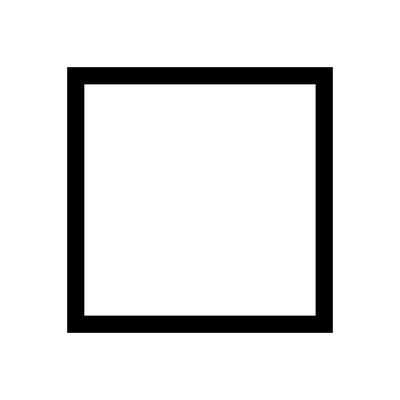
%> input picture lab4/square.jpg, 400 x 400 px
$ octave testo.m   (GNU Octave 9; MATLAB toolbox functions it lacks are replaced by stand-ins)
%> lines starting %> are read from the running program, lines starting %| are printed output that depends on the picture
### lab4/gauss_blurr.m
function smooth = gauss_blurr(img)
    %% Since the Gaussian filter is separable in x and y we can perform Gaussian smoothing by
    %% convolving the input image with a 1D Gaussian filter in the x direction then
    %% convolving the output of this operation with the same 1D Gaussian filter in the y direction.

    %% Gaussian filter of size 5
    %% the Gaussian function is defined f(x) = 1/(sqrt(2*pi)*sigma)*exp(-x.^2/(2*sigma^2))
    x =  -2:2;
    sigma = 1;
    gauss_filter = 1/(sqrt(2*pi)*sigma)*exp(-x.^2/(2*sigma^2));

    %% using the conv2 function and the 'same' option
    %% convolve the input image with the Gaussian filter in the x
    smooth_x = conv2(img, gauss_filter,'same');
    %% convolve smooth_x with the transpose of the Gaussian filter
    smooth = conv2(smooth_x, gauss_filter','same');
end

### lab4/image_gradient.m

function [I_x,I_y] = image_gradient(img)
	%% compute image gradients in the x direction
	%% convolve the image with the derivative filter from the lecture
	%% using the conv2 function and the 'same' option
	dx_filter = [0.5 0 -0.5];
	I_x = conv2(img, dx_filter, 'same');

	%% compute image gradients in the y direction
	%% convolve the image with the derivative filter from the lecture
	%% using the conv2 function and the 'same' option
	dy_filter = [0.5; 0; -0.5];
	I_y = conv2(img, dy_filter, 'same');
end

### lab4/testo.m
img = imread('square.jpg');
%> img is the input picture: size 400x400x3 uint8; min 0, max 255, mean 227.8
imshow(img);
img_gray = double(rgb2gray(img));

smooth = gauss_blurr(img_gray);
[I_x,I_y] = image_gradient(smooth);
%> in image_gradient, `I_x = conv2(img, dx_filter, 'same');`:
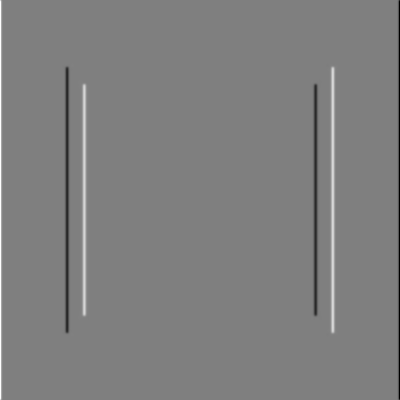
%> I_x: size 400x400 double; min -118.4, max 118.4, mean 0; drawn with min black and max white
%> in image_gradient, `I_y = conv2(img, dy_filter, 'same');`:
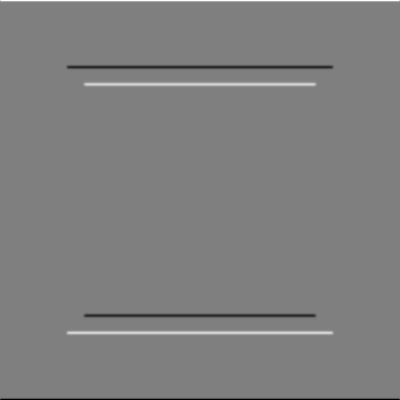
%> I_y: size 400x400 double; min -118.4, max 118.4, mean 0; mean of the top-left, top-right, bottom-left and bottom-right quarters 0.7, 0.7, -0.7, -0.7; drawn with min black and max white
figure;
imshow(I_x);
figure;
imshow(I_y);
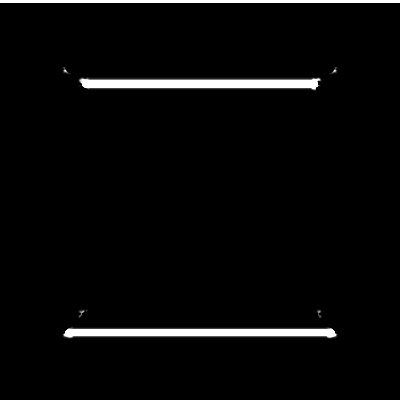
%> displayed picture: size 400x400, on the screen's scale of 0 to 255; min 0, max 255, mean 8.8

I_xx = gauss_blurr(I_x.^2);
I_yy = gauss_blurr(I_y.^2);
%> in gauss_blurr (call 3), `smooth = conv2(smooth_x, gauss_filter','same');`:
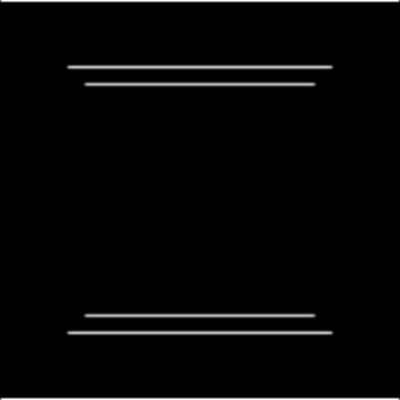
%> smooth: size 400x400 double; min 0, max 5875.5, mean 143.4; drawn with min black and max white
I_xy = gauss_blurr(I_x .* I_y);
%> in gauss_blurr (call 4), `smooth_x = conv2(img, gauss_filter,'same');`:
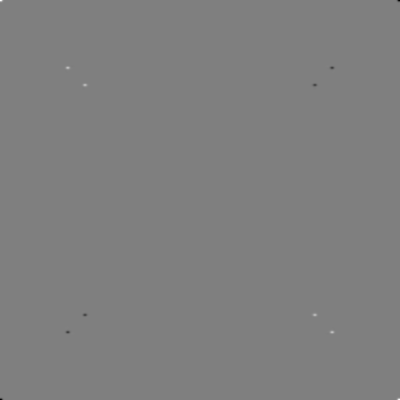
%> smooth_x: size 400x400 double; min -3489.4, max 3489.4, mean 0; drawn with min black and max white

k = 0.06;
%% Use the corner score equation from the lecture.
R = ((I_xx .* I_yy) - I_xy.^2) - (k * (I_xx + I_yy).^2);
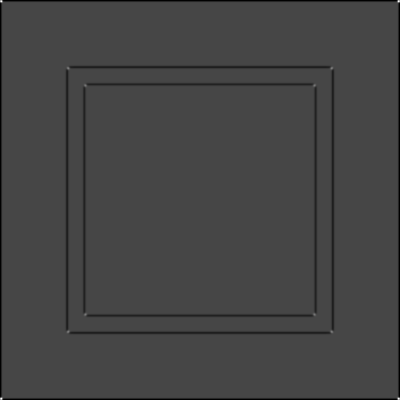
%> R: size 400x400 double; min -2071284, max 5441848.3, mean -61944.8; drawn with min black and max white
figure;
imshow(R);
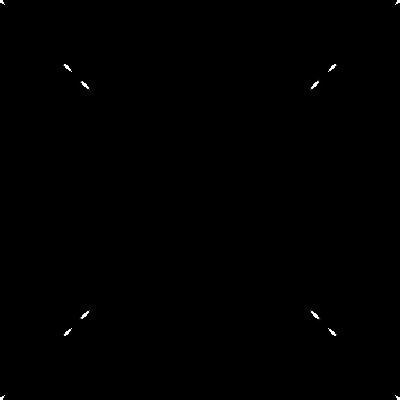
%> displayed picture: size 400x400, on the screen's scale of 0 to 255; min 0, max 255, mean 0.4


% [9 lines of commented-out code are left out]
